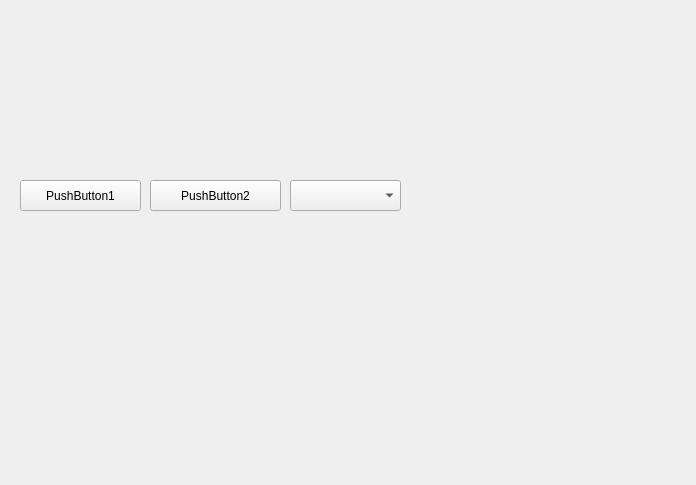
<?xml version="1.0" encoding="UTF-8"?>
<ui version="4.0">
 <class>Widget</class>
 <widget class="QWidget" name="Widget">
  <property name="geometry">
   <rect>
    <x>0</x>
    <y>0</y>
    <width>696</width>
    <height>485</height>
   </rect>
  </property>
  <property name="windowTitle">
   <string>Widget</string>
  </property>
  <widget class="QPushButton" name="pushButton1">
   <property name="geometry">
    <rect>
     <x>20</x>
     <y>180</y>
     <width>121</width>
     <height>31</height>
    </rect>
   </property>
   <property name="text">
    <string>PushButton1</string>
   </property>
  </widget>
  <widget class="QPushButton" name="pushButton2">
   <property name="geometry">
    <rect>
     <x>150</x>
     <y>180</y>
     <width>131</width>
     <height>31</height>
    </rect>
   </property>
   <property name="text">
    <string>PushButton2</string>
   </property>
  </widget>
  <widget class="QComboBox" name="comboBox">
   <property name="geometry">
    <rect>
     <x>290</x>
     <y>180</y>
     <width>111</width>
     <height>31</height>
    </rect>
   </property>
  </widget>
 </widget>
 <resources/>
 <connections/>
</ui>
